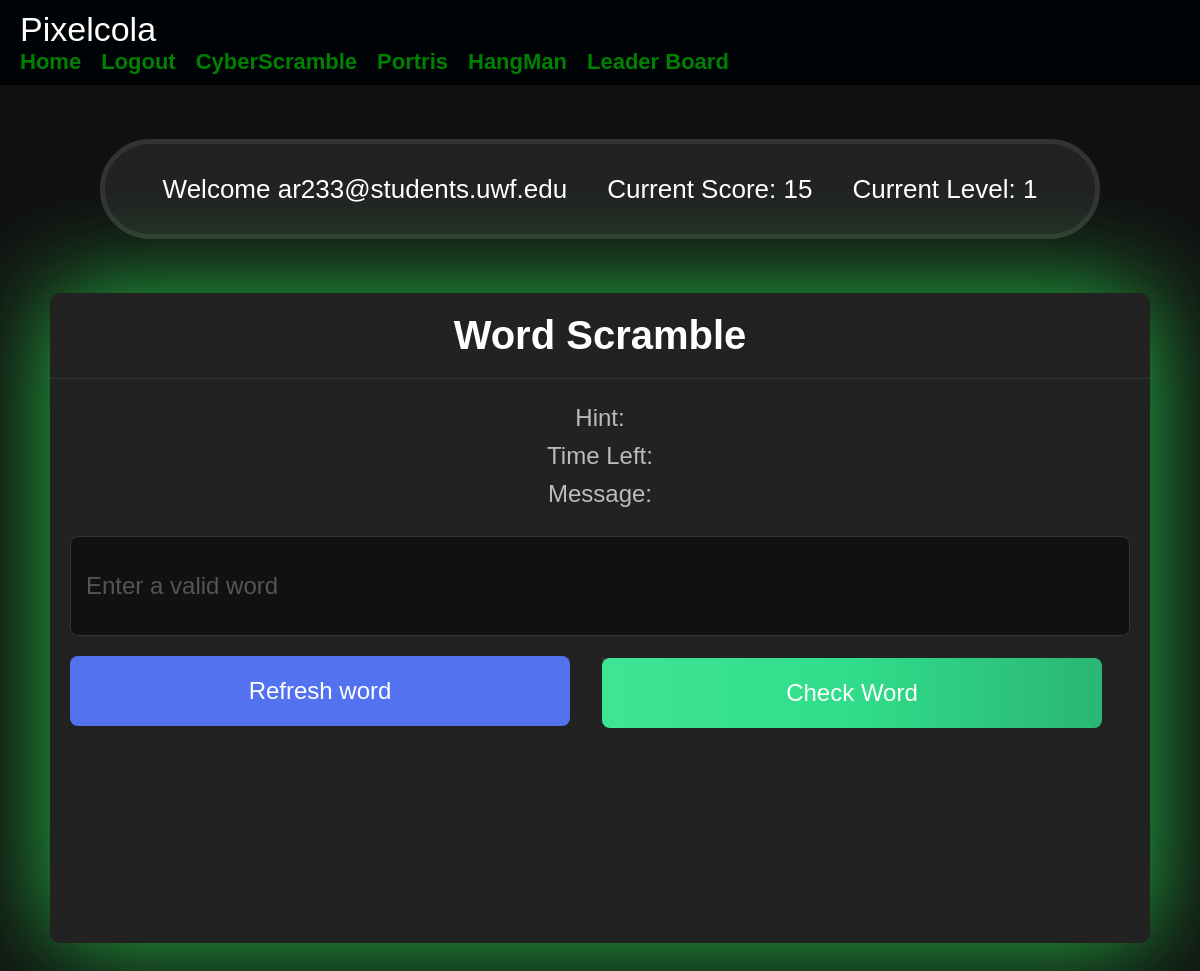
Before: /game (signed in) with the older database file.
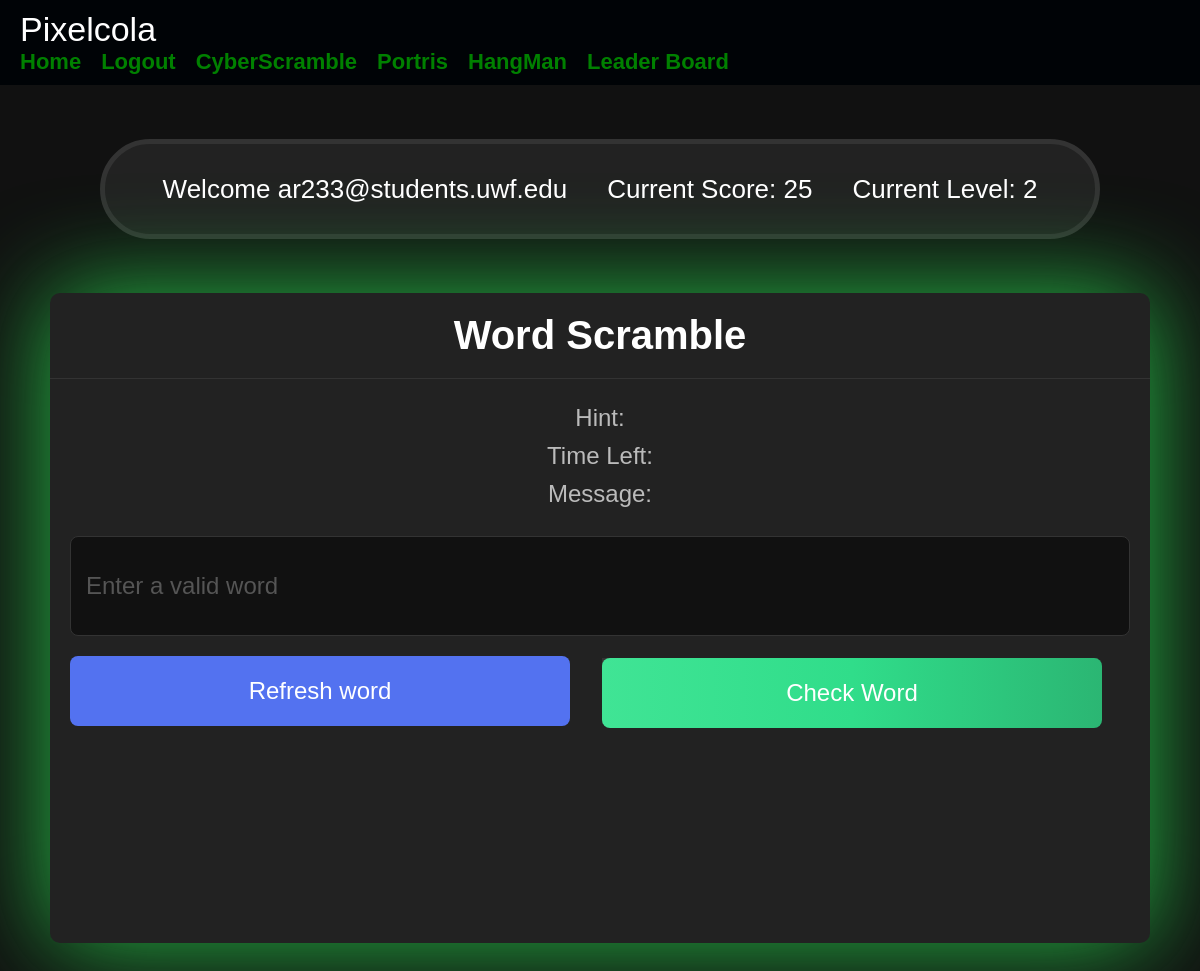
After: the same page with the newer database file.
### website/models.py (models this page shows)
class User(db.Model, UserMixin):
    id = db.Column(db.Integer, primary_key=True)
    email = db.Column(db.String(150), unique=True)
    password = db.Column(db.String(150))
    first_name = db.Column(db.String(150))
    notes = db.relationship('Note')
    level = db.Column(db.Integer())
    score= db.Column(db.Integer())
    user_id = db.Column(db.Integer, db.ForeignKey('user.id'))

### website/auth.py (the view)
@auth.route('/game', methods=['GET', 'POST'])
@login_required
def game():
    return render_template("game.html", user=current_user)

### website/__init__.py (called while the page is built)
def create_app():
    app = Flask(__name__)
    app.config['SECRET_KEY'] = 'hjshjhdjah kjshkjdhjs'
    app.config['SQLALCHEMY_DATABASE_URI'] = f'sqlite:///{DB_NAME}'
    db.init_app(app)
    from .views import views
    from .auth import auth
    app.register_blueprint(views, url_prefix='/')
    app.register_blueprint(auth, url_prefix='/')
    from .models import User, Note
    with app.app_context():
        db.drop_all()
        db.create_all()
    login_manager = LoginManager()
    login_manager.login_view = 'auth.login'
    login_manager.init_app(app)
    @login_manager.user_loader
    def load_user(id):
        return User.query.get(int(id))
    return app

### website/templates/game.html (shortened to what this page needs)
    <head>
        <link rel="stylesheet" href="../static/gameStyles.css">
      </head>
      <nav class="navBar">
        <div class="container6">
          <a class="navBar-brand" href="#">Pixelcola</a>
          <div class="navBar-menu">
            <ul class="navBar-nav">
              {% if user.is_authenticated %}
                <li class="nav-Item">
                  <a class="nav-Link" href="/">Home</a>
                </li>
                <li class="nav-Item">
                  <a class="nav-Link" href="/logout">Logout</a>
                </li>
                <li class="nav-Item">
                  <a class="nav-Link" href="/game">CyberScramble</a>
                </li>
                <li class="nav-Item">
                  <a class="nav-Link" href="/gameV2">Portris</a>
                </li>
                <li class="nav-Item">
                  <a class="nav-Link" href="/gameV3">HangMan</a>
                </li>
                <li class="nav-Item">
                  <a class="nav-Link" href="/leaderBoard">Leader Board</a>
                </li>
              {% endif %}
            </ul>
          </div>
        </div>
      </nav>
<div class="banner" id="banner">
    <p> Welcome {{ user.email }}</p>
    <p>Current Score: <span id="current-score">{{ user.score }}</span></p>
    <p> Current Level: <span class="level" id="current-level">{{ user.level }}</span> </p>
</div>
<div class="containerV2">
    <h2>Word Scramble</h2>
    <div class="content">
        <div class="details">
            <p class="hint">Hint: </p>
            <p class="time">Time Left: </p>
            <p class="message">Message: </p>
            <br />
        </div>
        <input class="userInput" type="text" spellcheck="false" placeholder="Enter a valid word">
        <div class="buttons">
            <button class="refresh-word">Refresh word</button>
            <form  class="checkForm" method="POST">
            <button class="check-word" type="submit">Check Word</button>
        </form>
        </div>
    </div>
</div>
</body>
</html>

Changed rows visible on the page:
changed User "ar233@students.uwf.edu": score "15" → "25"; level "1" → "2"
